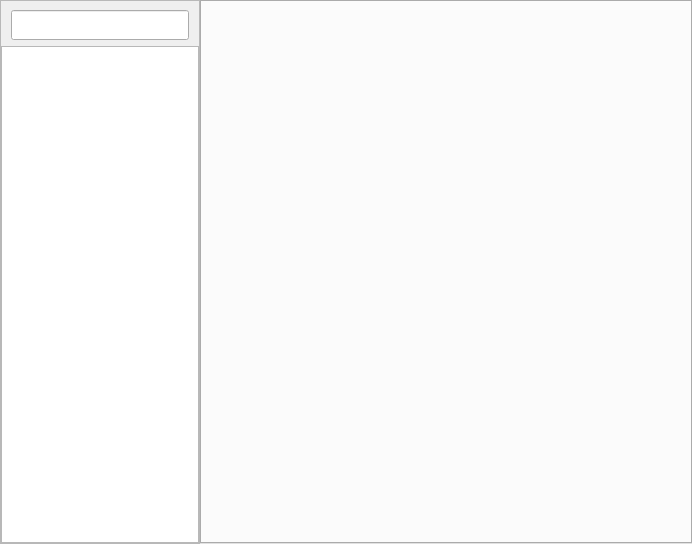
<?xml version="1.0" encoding="UTF-8"?>
<ui version="4.0">
 <class>chartPluginWidget</class>
 <widget class="QWidget" name="chartPluginWidget">
  <property name="geometry">
   <rect>
    <x>0</x>
    <y>0</y>
    <width>692</width>
    <height>544</height>
   </rect>
  </property>
  <property name="windowTitle">
   <string>Form</string>
  </property>
  <layout class="QGridLayout" name="gridLayout_2">
   <property name="leftMargin">
    <number>0</number>
   </property>
   <property name="topMargin">
    <number>0</number>
   </property>
   <property name="rightMargin">
    <number>0</number>
   </property>
   <property name="bottomMargin">
    <number>0</number>
   </property>
   <property name="horizontalSpacing">
    <number>0</number>
   </property>
   <item row="0" column="0">
    <widget class="QScrollArea" name="scrollArea">
     <property name="maximumSize">
      <size>
       <width>200</width>
       <height>16777215</height>
      </size>
     </property>
     <property name="widgetResizable">
      <bool>true</bool>
     </property>
     <widget class="QWidget" name="scrollAreaWidgetContents">
      <property name="geometry">
       <rect>
        <x>0</x>
        <y>0</y>
        <width>198</width>
        <height>542</height>
       </rect>
      </property>
      <layout class="QGridLayout" name="gridLayout">
       <property name="leftMargin">
        <number>0</number>
       </property>
       <property name="rightMargin">
        <number>0</number>
       </property>
       <property name="bottomMargin">
        <number>0</number>
       </property>
       <item row="0" column="0">
        <layout class="QHBoxLayout" name="horizontalLayout">
         <item>
          <spacer name="horizontalSpacer">
           <property name="orientation">
            <enum>Qt::Horizontal</enum>
           </property>
           <property name="sizeType">
            <enum>QSizePolicy::Fixed</enum>
           </property>
           <property name="sizeHint" stdset="0">
            <size>
             <width>10</width>
             <height>20</height>
            </size>
           </property>
          </spacer>
         </item>
         <item>
          <widget class="QLineEdit" name="lineEditSeachChart">
           <property name="minimumSize">
            <size>
             <width>0</width>
             <height>30</height>
            </size>
           </property>
          </widget>
         </item>
         <item>
          <spacer name="horizontalSpacer_2">
           <property name="orientation">
            <enum>Qt::Horizontal</enum>
           </property>
           <property name="sizeType">
            <enum>QSizePolicy::Fixed</enum>
           </property>
           <property name="sizeHint" stdset="0">
            <size>
             <width>10</width>
             <height>20</height>
            </size>
           </property>
          </spacer>
         </item>
        </layout>
       </item>
       <item row="1" column="0">
        <widget class="QListView" name="listViewCharts"/>
       </item>
      </layout>
     </widget>
    </widget>
   </item>
   <item row="0" column="1">
    <widget class="QTabWidget" name="tabWidgetChartContainer">
     <property name="currentIndex">
      <number>-1</number>
     </property>
    </widget>
   </item>
  </layout>
 </widget>
 <resources/>
 <connections/>
</ui>
